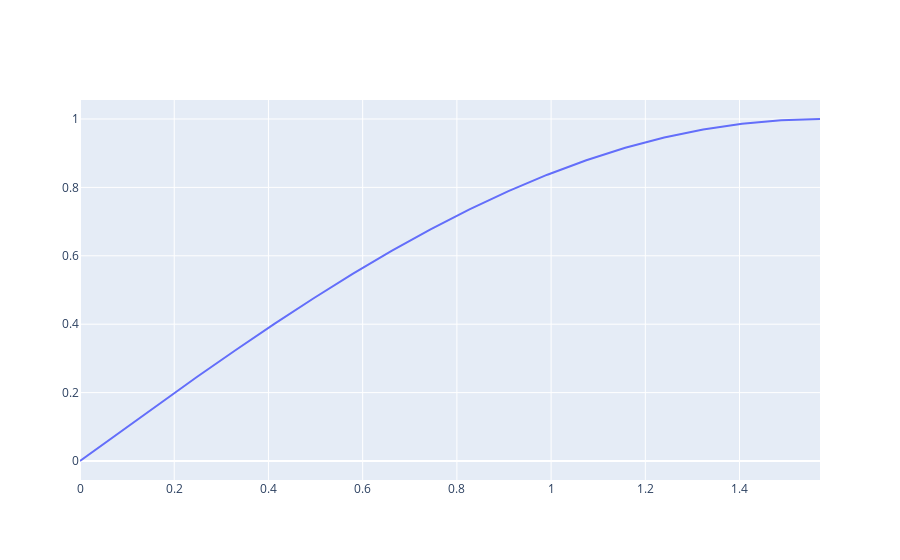

The code cell stored with this chart in its notebook:
### Markdown cell above
$$\int_0^{\pi}\sin x\text d x=2$$

### Code cell
import numpy as np
import cufflinks as cf
import plotly.graph_objects as go
import pandas as pd

xmin=0
xmax=np.pi/2
N=20
X=np.linspace(xmin,xmax,N)
Y=np.sin(X)

fig=go.Figure()
fig.add_trace(go.Scatter(x=X,y=Y))

### Figure 1 — Plotly figure (JSON) as saved in the notebook; plotly's stock layout.template omitted (floating-point values rounded to 4 significant figures)
{"data": [{"type": "scatter", "x": [0, 0.08267, 0.1653, 0.248, 0.3307, 0.4134, 0.496, 0.5787, 0.6614, 0.7441, 0.8267, 0.9094, 0.9921, 1.075, 1.157, 1.24, 1.323, 1.405, 1.488, 1.571], "y": [0, 0.08258, 0.1646, 0.2455, 0.3247, 0.4017, 0.4759, 0.5469, 0.6142, 0.6773, 0.7357, 0.7891, 0.8372, 0.8795, 0.9158, 0.9458, 0.9694, 0.9864, 0.9966, 1]}], "layout": {}}
